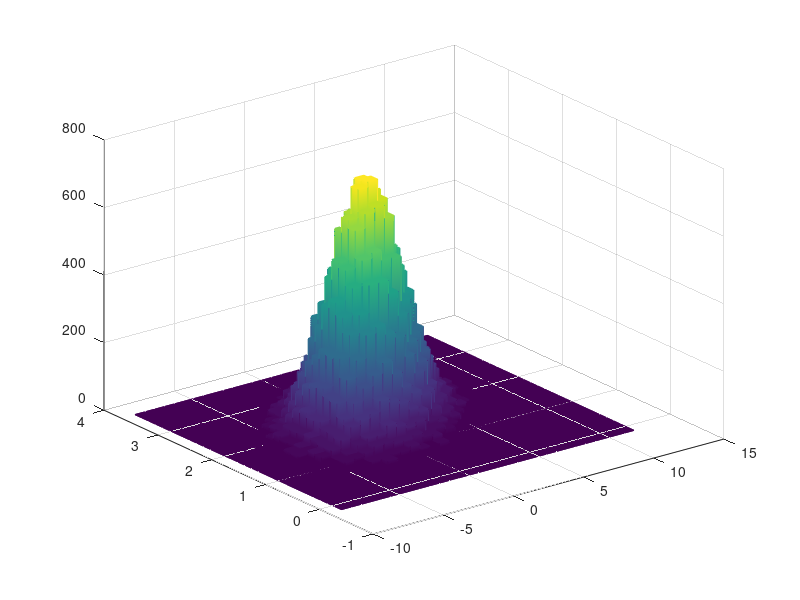

MATLAB code for this plot: (Note: this script raises an error after producing the figure.)
N = 50000;
T1 = rand(1, N);
T2 = rand(1, N);

r = sqrt(-2*log(T2));
theta = 2*pi*T1;
X = [r.*cos(theta); r.*sin(theta)];
mu = [1; 2];
Sigma = [5 2; 2 1];
L = chol(Sigma);

X1 = repmat(mu, 1, N) + L*X;

nbin = 30;

hist3(X1', [nbin nbin]);
set(gcf, 'renderer', 'opengl');
set(get(gca, 'child'), 'FaceColor', 'interp', 'CDataMode', 'auto');

[z c] = hist3(X1', [nbin nbin]);
[x y] = meshgrid(c{1}, c{2});

figure;
surfc(x,y,-z);
